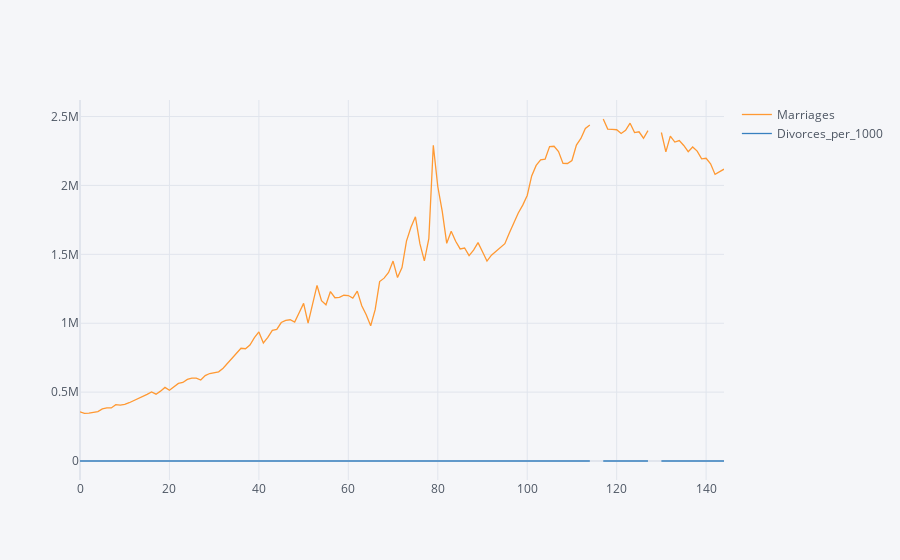

This figure's notebook cell:
### Code cell
#install cufflinks via anaconda prompt using these commands- pip installplotly & pip install cufflinks
#install library packages
import plotly
import matplotlib
import cufflinks as cf
import pandas as pd
import numpy as np
#enabling offline mode for interactive plotting locally
from plotly.offline import download_plotlyjs,init_notebook_mode,plot,iplot
init_notebook_mode(connected=True)
cf.go_offline()
#to display the plots
%matplotlib inline
#select columns to display in a simple plot
df[['Marriages','Divorces_per_1000']].iplot()

### Figure 1 — Plotly figure (JSON) as saved in the notebook; plotly's stock layout.template omitted (floating-point values rounded to 4 significant figures; data arrays with more than 128 entries replaced by an {"elided": "..."} marker saying what was removed)
{"data": [{"line": {"color": "rgba(255, 153, 51, 1.0)", "dash": "solid", "shape": "linear", "width": 1.3}, "mode": "lines", "name": "Marriages", "text": "", "type": "scatter", "x": {"elided": "145 int values"}, "y": {"elided": "145 mixed values"}}, {"line": {"color": "rgba(55, 128, 191, 1.0)", "dash": "solid", "shape": "linear", "width": 1.3}, "mode": "lines", "name": "Divorces_per_1000", "text": "", "type": "scatter", "x": {"elided": "145 int values"}, "y": {"elided": "145 mixed values"}}], "layout": {"legend": {"bgcolor": "#F5F6F9", "font": {"color": "#4D5663"}}, "paper_bgcolor": "#F5F6F9", "plot_bgcolor": "#F5F6F9", "title": {"font": {"color": "#4D5663"}}, "xaxis": {"gridcolor": "#E1E5ED", "showgrid": true, "tickfont": {"color": "#4D5663"}, "title": {"font": {"color": "#4D5663"}, "text": ""}, "zerolinecolor": "#E1E5ED"}, "yaxis": {"gridcolor": "#E1E5ED", "showgrid": true, "tickfont": {"color": "#4D5663"}, "title": {"font": {"color": "#4D5663"}, "text": ""}, "zerolinecolor": "#E1E5ED"}}}
